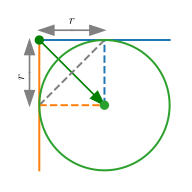

Here is the Python script that generated this plot:
import numpy as np
import matplotlib.pyplot as plt

from matplotlib import rc
rc('text', usetex=True)

fig, ax = plt.subplots(figsize = (2,2))
ax.set_aspect("equal", "box")
ax.axis("off")

width = 0.005
head_width = 30*width

def make_arrow_two_sided(x, y, dx, dy, label, offset, color = "gray"):
	xm = x+dx/2
	ym = y+dy/2

	plt.arrow(xm, ym, dx/2, dy/2, width=width, head_width = head_width, length_includes_head = True, color = color)
	plt.arrow(xm, ym, -dx/2, -dy/2, width=width, head_width = head_width, length_includes_head = True, color = color)

	if dx != 0:
		phi = np.arctan(dy/dx)
	else:
		phi = np.pi/2
	phi = phi*180/np.pi

	xt = xm - np.sin(phi)*offset
	yt = ym + np.cos(phi)*offset

	plt.text(xt, yt, label, horizontalalignment='center', verticalalignment='center', rotation = phi)


def make_arrow_one_sided(x, y, dx, dy, label, offset, color = "gray"):
	xm = x+dx/2
	ym = y+dy/2

	plt.plot(x, y, 'o', color = color)
	plt.arrow(x, y, dx, dy, width=width, head_width = head_width, length_includes_head = True, color = color)
	
	if dx != 0:
		phi = np.arctan(dy/dx)
	else:
		phi = np.pi/2
	phi = phi*180/np.pi

	xt = xm - np.sin(phi)*offset
	yt = ym + np.cos(phi)*offset

	plt.text(xt, yt, label, horizontalalignment='center', verticalalignment='center', rotation = phi)



def plot_points(points, color):
	xs = points[:,0]
	ys = points[:,1]

	plt.plot(xs, ys, color=color)

def plot_point(point, color):
	plt.plot(*point, 'o', color = color)


def curve1(t):
	return np.array([2*t-1, 1])

def curve2(t):
	return np.array([-1, 2*t-1])

def circle(t):
	return np.array([np.cos(2*np.pi*t), np.sin(2*np.pi*t)])

ts = np.linspace(0, 1, 1000)

cp1 = np.array([curve1(t) for t in ts])
cp2 = np.array([curve2(t) for t in ts])

midpoint = np.array([0,0])

make_arrow_two_sided(-1, 1.15, 1, 0, r"$r$", 0.15)
make_arrow_two_sided(-1.15, 1, 0, -1, r"$r$", 0.15)

plot_points(cp1, "tab:blue")
plot_points(cp2, "tab:orange")

plt.plot([-1,0], [0,1], "--", color="grey")
plt.plot([-1,0], [0,0], "--", color="tab:orange")
plt.plot([0,0], [0,1], "--", color="tab:blue")

make_arrow_one_sided(-1, 1, 1, -1, "", 0.05, color = "green")

plot_point(midpoint, "tab:green")

cp3 = np.array([circle(t) for t in ts])
plot_points(cp3, "tab:green")

plt.tight_layout()

plt.savefig("rightAngleFillet.svg")
plt.show()